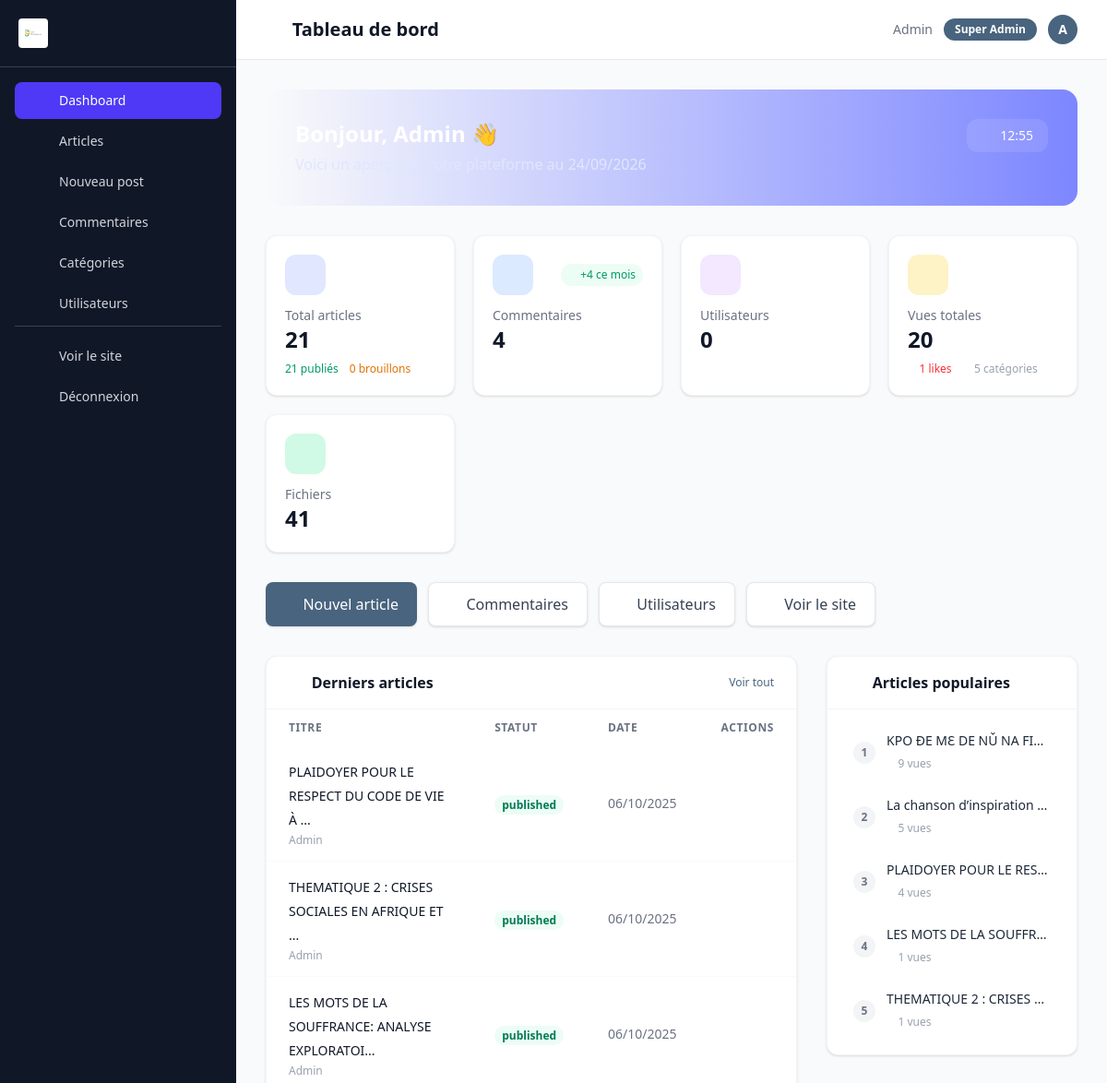
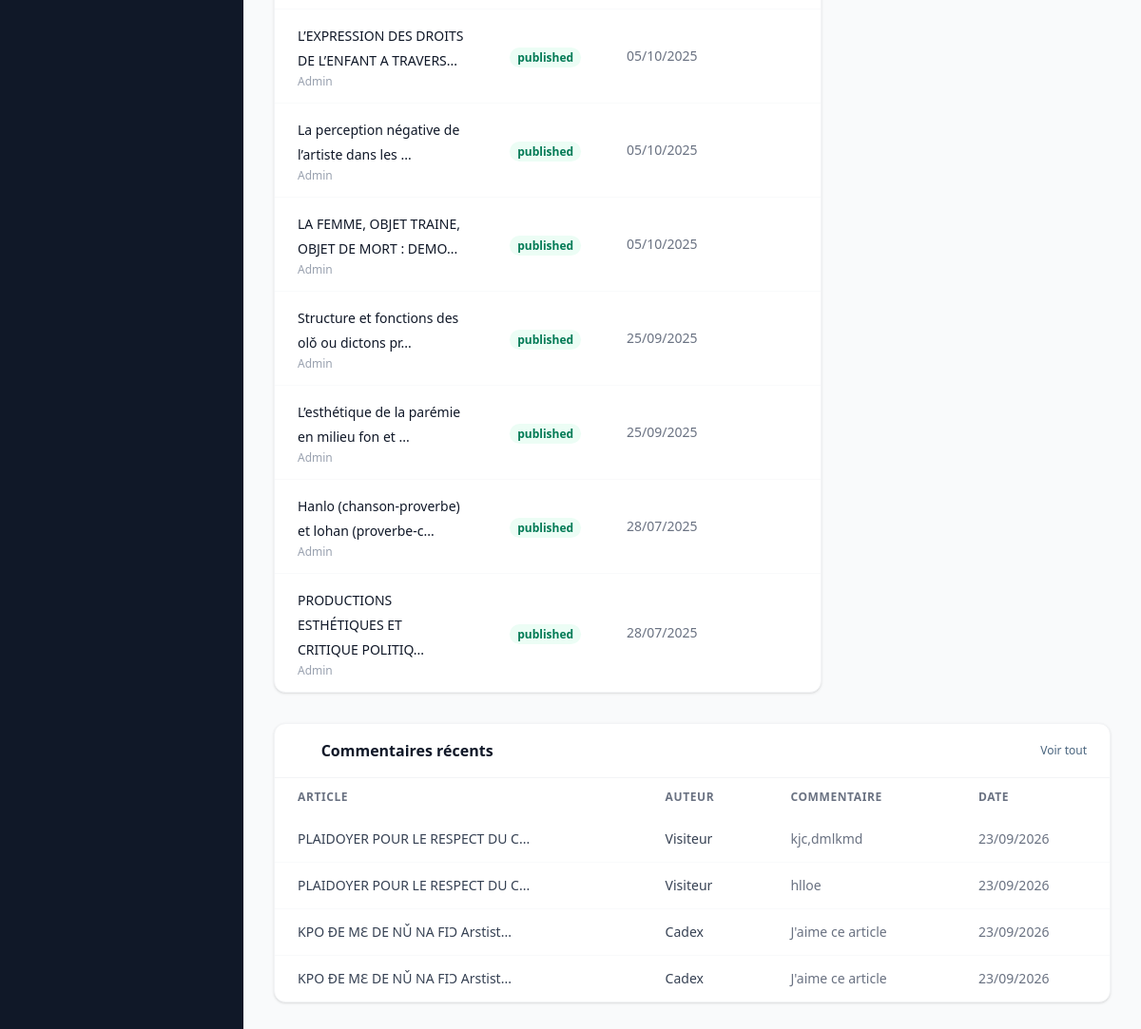
The page /admin/dashboard.php (signed in) on the database its author committed (2 pictures, top to bottom).
### tables this page shows
CREATE TABLE IF NOT EXISTS `posts` (
  `id_post` int(11) NOT NULL AUTO_INCREMENT,
  `id_user` int(11) DEFAULT NULL,
  `id_category` int(11) DEFAULT NULL,
  `title` varchar(255) NOT NULL,
  `slug` varchar(255) NOT NULL UNIQUE,
  `content` text NOT NULL,
  `excerpt` text,
  `main_image` varchar(255) DEFAULT NULL,
  `main_video` varchar(255) DEFAULT NULL,
  `embed_link` varchar(500) DEFAULT NULL,
  `status` enum('draft','published','archived') DEFAULT 'draft',
  `views` int(11) DEFAULT 0,
  `created_at` datetime DEFAULT CURRENT_TIMESTAMP,
  `updated_at` datetime DEFAULT CURRENT_TIMESTAMP ON UPDATE CURRENT_TIMESTAMP,
  `published_at` datetime DEFAULT NULL,
  PRIMARY KEY (`id_post`),
  KEY `id_user` (`id_user`),
  KEY `id_category` (`id_category`),
  KEY `status` (`status`)
);

CREATE TABLE IF NOT EXISTS `comments` (
  `id_comment` int(11) NOT NULL AUTO_INCREMENT,
  `id_user` int(11) DEFAULT NULL,
  `token_hash` varchar(255) DEFAULT NULL,
  `id_post` int(11) NOT NULL,
  `author_email` varchar(150) NOT NULL,
  `author_name` varchar(100) DEFAULT NULL,
  `content` text NOT NULL,
  `status` enum('pending','visible','hidden') DEFAULT 'pending',
  `parent_id` int(11) DEFAULT NULL,
  `created_at` datetime DEFAULT CURRENT_TIMESTAMP,
  `updated_at` datetime DEFAULT CURRENT_TIMESTAMP ON UPDATE CURRENT_TIMESTAMP,
  PRIMARY KEY (`id_comment`),
  KEY `id_post` (`id_post`),
  KEY `status` (`status`),
  KEY `parent_id` (`parent_id`)
);

### admin/dashboard.php (the view, shortened to what the rows shown need)
<?php
require_once "../includes/functions.php";
require_once "config_admin.php";
$admin = $pdo->prepare("SELECT * FROM users WHERE id_user = ?");
$admin->execute([$_SESSION['admin_id']]);
$admin = $admin->fetch();
$can_view_posts = has_permission('manage_posts');
$can_view_comments = has_permission('manage_comments');
$recent_comments = $pdo->query("SELECT c.*, p.title as post_title FROM comments c LEFT JOIN posts p ON c.id_post=p.id_post ORDER BY c.created_at DESC LIMIT 10")->fetchAll();
$popular_posts = $pdo->query("SELECT id_post, title, views, created_at FROM posts WHERE status='published' ORDER BY views DESC LIMIT 5")->fetchAll();
$latest_posts = $pdo->query("SELECT p.*, c.name as category_name, u.name as author_name FROM posts p LEFT JOIN categories c ON p.id_category=c.id_category LEFT JOIN users u ON p.id_user=u.id_user ORDER BY p.created_at DESC LIMIT 10")->fetchAll();
?>
<!DOCTYPE html>
<html lang="fr">
<head>
</head>
<body class="bg-gray-50 font-sans leading-relaxed">
    <div class="flex min-h-screen">
        <main class="flex-1 ml-64" id="main-content">
            <header class="bg-white border-b border-gray-200 px-8 py-4 flex items-center justify-between sticky top-0 z-30">
                <h1 class="text-xl font-bold text-gray-900"><i class="ph ph-gauge text-primary mr-2"></i> Tableau de bord</h1>
            </header>
            <div class="p-8">
                <div class="bg-gradient-to-r from-primary to-indigo-400 rounded-2xl p-6 sm:p-8 text-white mb-8">
                    <div class="flex items-start justify-between">
                        <div>
                            <h2 class="text-2xl font-bold">Bonjour, <?= htmlspecialchars($admin['name'] ?? 'Admin') ?> 👋</h2>
                        </div>
                    </div>
                </div>
                <div class="grid grid-cols-1 lg:grid-cols-3 gap-8 mb-8">
                    <?php if (count($latest_posts) > 0 && $can_view_posts): ?>
                    <div class="lg:col-span-2 bg-white rounded-xl shadow-sm border border-gray-100 overflow-hidden">
                        <div class="px-6 py-4 border-b border-gray-100 flex items-center justify-between">
                            <h2 class="text-base font-bold text-gray-900"><i class="ph ph-clock text-primary mr-2"></i> Derniers articles</h2>
                        </div>
                        <div class="overflow-x-auto">
                            <table class="w-full">
                                <thead>
                                    <tr class="text-left text-xs font-semibold text-gray-500 uppercase tracking-wider">
                                        <th class="px-6 py-3">Titre</th>
                                        <th class="px-6 py-3">Statut</th>
                                        <th class="px-6 py-3">Date</th>
                                        <th class="px-6 py-3 text-right">Actions</th>
                                    </tr>
                                </thead>
                                <tbody class="divide-y divide-gray-50">
                                    <?php foreach ($latest_posts as $post): ?>
                                    <tr class="hover:bg-gray-50 transition">
                                        <td class="px-6 py-3.5">
                                            <a href="../public/post.php?id=<?= $post['id_post'] ?>" target="_blank" class="text-sm font-medium text-gray-900 hover:text-primary"><?= htmlspecialchars(truncate($post['title'], 45)) ?></a>
                                            <p class="text-xs text-gray-400 mt-0.5"><?= $post['author_name'] ?? 'Admin' ?> <?= $post['category_name'] ? '· ' . $post['category_name'] : '' ?></p>
                                        </td>
                                        <td class="px-6 py-3.5">
                                            <span class="text-xs font-semibold px-2 py-0.5 rounded-full <?= $post['status']==='published' ? 'bg-emerald-50 text-emerald-700' : 'bg-amber-50 text-amber-700' ?>"><?= $post['status'] ?></span>
                                        </td>
                                        <td class="px-6 py-3.5 text-sm text-gray-500"><?= format_date($post['created_at']) ?></td>
                                        <td class="px-6 py-3.5 text-right">
                                            <a href="edit_post.php?id=<?= $post['id_post'] ?>" class="text-gray-400 hover:text-primary transition mx-1"><i class="ph ph-pencil"></i></a>
                                            <?php if (has_permission('delete_any_post') || $post['id_user'] == $_SESSION['admin_id']): ?>
                                            <a href="delete_post.php?id=<?= $post['id_post'] ?>&csrf_token=<?= csrf_token() ?>" class="text-gray-400 hover:text-red-500 transition mx-1" onclick="return confirm('Supprimer cet article ?')"><i class="ph ph-trash"></i></a>
                                            <?php endif; ?>
                                        </td>
                                    </tr>
                                    <?php endforeach; ?>
                                </tbody>
                            </table>
                        </div>
                    </div>
                    <?php endif; ?>
                    <div class="space-y-6">
                        <?php if (count($popular_posts) > 0 && $can_view_posts): ?>
                        <div class="bg-white rounded-xl shadow-sm border border-gray-100 overflow-hidden">
                            <div class="px-6 py-4 border-b border-gray-100">
                                <h2 class="text-base font-bold text-gray-900"><i class="ph ph-trend-up text-primary mr-2"></i> Articles populaires</h2>
                            </div>
                            <div class="p-4 space-y-2">
                                <?php foreach ($popular_posts as $i => $pp): ?>
                                <div class="flex items-center gap-3 px-3 py-2 rounded-lg hover:bg-gray-50 transition">
                                    <span class="w-6 h-6 rounded-full bg-gray-100 text-gray-500 text-xs font-bold flex items-center justify-center flex-shrink-0"><?= $i + 1 ?></span>
                                    <div class="min-w-0 flex-1">
                                        <a href="../public/post.php?id=<?= $pp['id_post'] ?>" target="_blank" class="text-sm font-medium text-gray-800 hover:text-primary block truncate"><?= htmlspecialchars(truncate($pp['title'], 35)) ?></a>
                                        <span class="text-xs text-gray-400"><i class="ph ph-eye"></i> <?= number_format($pp['views']) ?> vues</span>
                                    </div>
                                </div>
                                <?php endforeach; ?>
                            </div>
                        </div>
                        <?php endif; ?>
                    </div>
                </div>
                <?php if (count($recent_comments) > 0 && $can_view_comments): ?>
                <div class="bg-white rounded-xl shadow-sm border border-gray-100 overflow-hidden">
                    <div class="px-6 py-4 border-b border-gray-100 flex items-center justify-between">
                        <h2 class="text-base font-bold text-gray-900"><i class="ph ph-chats text-primary mr-2"></i> Commentaires récents</h2>
                    </div>
                    <div class="overflow-x-auto">
                        <table class="w-full">
                            <thead>
                                <tr class="text-left text-xs font-semibold text-gray-500 uppercase tracking-wider">
                                    <th class="px-6 py-3">Article</th>
                                    <th class="px-6 py-3">Auteur</th>
                                    <th class="px-6 py-3">Commentaire</th>
                                    <th class="px-6 py-3">Date</th>
                                </tr>
                            </thead>
                            <tbody class="divide-y divide-gray-50">
                                <?php foreach ($recent_comments as $c): ?>
                                <tr class="hover:bg-gray-50 transition">
                                    <td class="px-6 py-3.5 text-sm text-gray-700"><?= htmlspecialchars(truncate($c['post_title'] ?? '-', 30)) ?></td>
                                    <td class="px-6 py-3.5 text-sm text-gray-700"><?= htmlspecialchars($c['author_name'] ?? 'Visiteur') ?></td>
                                    <td class="px-6 py-3.5 text-sm text-gray-500 max-w-xs truncate"><?= htmlspecialchars(truncate($c['content'], 60)) ?></td>
                                    <td class="px-6 py-3.5 text-sm text-gray-500 whitespace-nowrap"><?= format_date($c['created_at']) ?></td>
                                </tr>
                                <?php endforeach; ?>
                            </tbody>
                        </table>
                    </div>
                </div>
                <?php endif; ?>
            </div>
        </main>
    </div>
</body>
</html>

### rows shown on the page
posts: title "PLAIDOYER POUR LE RESPECT DU CODE DE VIE À ...", author_name "Admin", status "published", created_at "06/10/2025", title "PLAIDOYER POUR LE RES…", views "4"
posts: title "THEMATIQUE 2 : CRISES SOCIALES EN AFRIQUE ET ...", author_name "Admin", status "published", created_at "06/10/2025", title "THEMATIQUE 2 : CRISES…", views "1"
posts: title "LES MOTS DE LA SOUFFRANCE: ANALYSE EXPLORATOI...", author_name "Admin", status "published", created_at "06/10/2025", title "LES MOTS DE LA SOUFFR…", views "1"
posts: title "L’EXPRESSION DES DROITS DE L’ENFANT A TRAVERS...", author_name "Admin", status "published", created_at "05/10/2025"
posts: title "La perception négative de l’artiste dans les ...", author_name "Admin", status "published", created_at "05/10/2025"
posts: title "LA FEMME, OBJET TRAINE, OBJET DE MORT : DEMO...", author_name "Admin", status "published", created_at "05/10/2025"
posts: title "Structure et fonctions des olǒ ou dictons pr...", author_name "Admin", status "published", created_at "25/09/2025"
posts: title "L’esthétique de la parémie en milieu fon et ...", author_name "Admin", status "published", created_at "25/09/2025"
posts: title "Hanlo (chanson-proverbe) et lohan (proverbe-c...", author_name "Admin", status "published", created_at "28/07/2025"
posts: title "PRODUCTIONS ESTHÉTIQUES ET CRITIQUE POLITIQ...", author_name "Admin", status "published", created_at "28/07/2025"
posts: title "KPO ƉE MƐ DE NǓ NA FI…", views "9"
posts: title "La chanson d’inspiration…", views "5"
comments: id_post.title "PLAIDOYER POUR LE RESPECT DU C...", author_name "Visiteur", content "kjc,dmlkmd", created_at "23/09/2026"
comments: id_post.title "PLAIDOYER POUR LE RESPECT DU C...", author_name "Visiteur", content "hlloe", created_at "23/09/2026"
comments: id_post.title "KPO ƉE MƐ DE NǓ NA FIƆ Arstist...", author_name "Cadex", content "J'aime ce article", created_at "23/09/2026"
comments: id_post.title "KPO ƉE MƐ DE NǓ NA FIƆ Arstist...", author_name "Cadex", content "J'aime ce article", created_at "23/09/2026"

### other values the page prints
$admin['name'] "Admin"
$admin_role_label "Super Admin"
substr($admin['name'] ?? 'A', 0, 1) "A"
$stats['posts'] "21"
$stats['posts_published'] "21"
$stats['posts_draft'] "0"
$stats['comments_month'] "4"
$stats['comments'] "4"
$stats['users'] "0"
$stats['views'] "20"
$stats['likes'] "1"
$stats['categories'] "5"
$stats['files'] "41"
